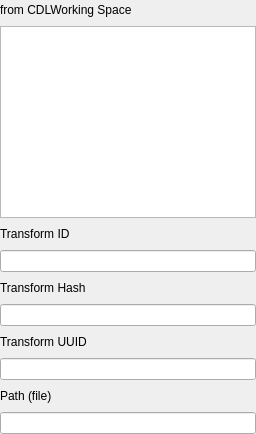
                  <widget class="QWidget" name="tab_2">
                   <property name="sizePolicy">
                    <sizepolicy hsizetype="Preferred" vsizetype="Preferred">
                     <horstretch>0</horstretch>
                     <verstretch>0</verstretch>
                    </sizepolicy>
                   </property>
                   <attribute name="title">
                    <string>From</string>
                   </attribute>
                   <layout class="QVBoxLayout" name="verticalLayout_39">
                    <property name="leftMargin">
                     <number>0</number>
                    </property>
                    <property name="topMargin">
                     <number>0</number>
                    </property>
                    <property name="rightMargin">
                     <number>0</number>
                    </property>
                    <property name="bottomMargin">
                     <number>0</number>
                    </property>
                    <item>
                     <layout class="QHBoxLayout" name="horizontalLayout_188">
                      <item>
                       <widget class="QLabel" name="label_226">
                        <property name="text">
                         <string>from CDLWorking Space</string>
                        </property>
                       </widget>
                      </item>
                      <item>
                       <spacer name="horizontalSpacer_174">
                        <property name="orientation">
                         <enum>Qt::Horizontal</enum>
                        </property>
                        <property name="sizeHint" stdset="0">
                         <size>
                          <width>40</width>
                          <height>20</height>
                         </size>
                        </property>
                       </spacer>
                      </item>
                     </layout>
                    </item>
                    <item>
                     <widget class="QTextEdit" name="textEdit_35">
                      <property name="sizePolicy">
                       <sizepolicy hsizetype="Expanding" vsizetype="Minimum">
                        <horstretch>0</horstretch>
                        <verstretch>0</verstretch>
                       </sizepolicy>
                      </property>
                      <property name="minimumSize">
                       <size>
                        <width>0</width>
                        <height>40</height>
                       </size>
                      </property>
                     </widget>
                    </item>
                    <item>
                     <layout class="QHBoxLayout" name="horizontalLayout_190">
                      <item>
                       <widget class="QLabel" name="label_228">
                        <property name="text">
                         <string>Transform ID</string>
                        </property>
                       </widget>
                      </item>
                      <item>
                       <spacer name="horizontalSpacer_176">
                        <property name="orientation">
                         <enum>Qt::Horizontal</enum>
                        </property>
                        <property name="sizeHint" stdset="0">
                         <size>
                          <width>40</width>
                          <height>20</height>
                         </size>
                        </property>
                       </spacer>
                      </item>
                     </layout>
                    </item>
                    <item>
                     <widget class="QLineEdit" name="lineEdit_177"/>
                    </item>
                    <item>
                     <layout class="QHBoxLayout" name="horizontalLayout_191">
                      <item>
                       <widget class="QLabel" name="label_229">
                        <property name="text">
                         <string>Transform Hash</string>
                        </property>
                       </widget>
                      </item>
                      <item>
                       <spacer name="horizontalSpacer_177">
                        <property name="orientation">
                         <enum>Qt::Horizontal</enum>
                        </property>
                        <property name="sizeHint" stdset="0">
                         <size>
                          <width>40</width>
                          <height>20</height>
                         </size>
                        </property>
                       </spacer>
                      </item>
                     </layout>
                    </item>
                    <item>
                     <widget class="QLineEdit" name="lineEdit_176"/>
                    </item>
                    <item>
                     <layout class="QHBoxLayout" name="horizontalLayout_192">
                      <item>
                       <widget class="QLabel" name="label_230">
                        <property name="text">
                         <string>Transform UUID</string>
                        </property>
                       </widget>
                      </item>
                      <item>
                       <spacer name="horizontalSpacer_178">
                        <property name="orientation">
                         <enum>Qt::Horizontal</enum>
                        </property>
                        <property name="sizeHint" stdset="0">
                         <size>
                          <width>40</width>
                          <height>20</height>
                         </size>
                        </property>
                       </spacer>
                      </item>
                     </layout>
                    </item>
                    <item>
                     <widget class="QLineEdit" name="lineEdit_178"/>
                    </item>
                    <item>
                     <layout class="QHBoxLayout" name="horizontalLayout_189">
                      <item>
                       <widget class="QLabel" name="label_227">
                        <property name="text">
                         <string>Path (file)</string>
                        </property>
                       </widget>
                      </item>
                      <item>
                       <spacer name="horizontalSpacer_175">
                        <property name="orientation">
                         <enum>Qt::Horizontal</enum>
                        </property>
                        <property name="sizeHint" stdset="0">
                         <size>
                          <width>40</width>
                          <height>20</height>
                         </size>
                        </property>
                       </spacer>
                      </item>
                     </layout>
                    </item>
                    <item>
                     <widget class="QLineEdit" name="lineEdit_179"/>
                    </item>
                   </layout>
                  </widget>
